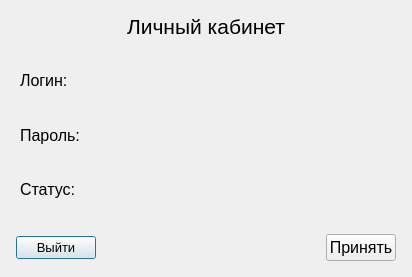
<?xml version="1.0" encoding="UTF-8"?>
<ui version="4.0">
 <class>InfoUser</class>
 <widget class="QDialog" name="InfoUser">
  <property name="geometry">
   <rect>
    <x>0</x>
    <y>0</y>
    <width>412</width>
    <height>277</height>
   </rect>
  </property>
  <property name="windowTitle">
   <string>Dialog</string>
  </property>
  <layout class="QGridLayout" name="gridLayout_4">
   <item row="5" column="0">
    <layout class="QGridLayout" name="gridLayout_5">
     <property name="leftMargin">
      <number>9</number>
     </property>
     <property name="topMargin">
      <number>9</number>
     </property>
     <property name="rightMargin">
      <number>9</number>
     </property>
     <property name="bottomMargin">
      <number>9</number>
     </property>
     <item row="0" column="1">
      <widget class="QLabel" name="Llogin">
       <property name="minimumSize">
        <size>
         <width>150</width>
         <height>0</height>
        </size>
       </property>
       <property name="maximumSize">
        <size>
         <width>150</width>
         <height>16777215</height>
        </size>
       </property>
       <property name="font">
        <font>
         <pointsize>12</pointsize>
        </font>
       </property>
       <property name="text">
        <string/>
       </property>
      </widget>
     </item>
     <item row="6" column="0">
      <widget class="QLabel" name="label_4">
       <property name="font">
        <font>
         <pointsize>12</pointsize>
        </font>
       </property>
       <property name="text">
        <string>Статус:</string>
       </property>
      </widget>
     </item>
     <item row="4" column="0">
      <widget class="QLabel" name="label_3">
       <property name="font">
        <font>
         <pointsize>12</pointsize>
        </font>
       </property>
       <property name="text">
        <string>Пароль:</string>
       </property>
      </widget>
     </item>
     <item row="4" column="1">
      <widget class="QLabel" name="LPassword">
       <property name="minimumSize">
        <size>
         <width>150</width>
         <height>0</height>
        </size>
       </property>
       <property name="maximumSize">
        <size>
         <width>150</width>
         <height>16777215</height>
        </size>
       </property>
       <property name="font">
        <font>
         <pointsize>12</pointsize>
        </font>
       </property>
       <property name="midLineWidth">
        <number>0</number>
       </property>
       <property name="text">
        <string/>
       </property>
       <property name="alignment">
        <set>Qt::AlignLeading|Qt::AlignLeft|Qt::AlignVCenter</set>
       </property>
      </widget>
     </item>
     <item row="6" column="1">
      <widget class="QLabel" name="Lstatus">
       <property name="font">
        <font>
         <pointsize>12</pointsize>
        </font>
       </property>
       <property name="text">
        <string/>
       </property>
      </widget>
     </item>
     <item row="0" column="0">
      <widget class="QLabel" name="label_2">
       <property name="font">
        <font>
         <pointsize>12</pointsize>
        </font>
       </property>
       <property name="text">
        <string>Логин: </string>
       </property>
      </widget>
     </item>
    </layout>
   </item>
   <item row="0" column="0">
    <widget class="QLabel" name="label">
     <property name="minimumSize">
      <size>
       <width>390</width>
       <height>0</height>
      </size>
     </property>
     <property name="maximumSize">
      <size>
       <width>300</width>
       <height>30</height>
      </size>
     </property>
     <property name="font">
      <font>
       <pointsize>16</pointsize>
      </font>
     </property>
     <property name="focusPolicy">
      <enum>Qt::NoFocus</enum>
     </property>
     <property name="layoutDirection">
      <enum>Qt::LeftToRight</enum>
     </property>
     <property name="autoFillBackground">
      <bool>false</bool>
     </property>
     <property name="text">
      <string>Личный кабинет</string>
     </property>
     <property name="alignment">
      <set>Qt::AlignCenter</set>
     </property>
    </widget>
   </item>
   <item row="9" column="0">
    <layout class="QHBoxLayout" name="horizontalLayout" stretch="0,0,0">
     <property name="spacing">
      <number>5</number>
     </property>
     <property name="sizeConstraint">
      <enum>QLayout::SetMinimumSize</enum>
     </property>
     <property name="leftMargin">
      <number>5</number>
     </property>
     <property name="topMargin">
      <number>5</number>
     </property>
     <property name="rightMargin">
      <number>5</number>
     </property>
     <property name="bottomMargin">
      <number>5</number>
     </property>
     <item>
      <widget class="QPushButton" name="Exit">
       <property name="font">
        <font>
         <pointsize>10</pointsize>
        </font>
       </property>
       <property name="cursor">
        <cursorShape>PointingHandCursor</cursorShape>
       </property>
       <property name="text">
        <string>Выйти</string>
       </property>
      </widget>
     </item>
     <item>
      <spacer name="horizontalSpacer">
       <property name="orientation">
        <enum>Qt::Horizontal</enum>
       </property>
       <property name="sizeHint" stdset="0">
        <size>
         <width>40</width>
         <height>20</height>
        </size>
       </property>
      </spacer>
     </item>
     <item>
      <widget class="QPushButton" name="accept">
       <property name="maximumSize">
        <size>
         <width>70</width>
         <height>16777215</height>
        </size>
       </property>
       <property name="font">
        <font>
         <pointsize>12</pointsize>
        </font>
       </property>
       <property name="cursor">
        <cursorShape>PointingHandCursor</cursorShape>
       </property>
       <property name="text">
        <string>Принять</string>
       </property>
      </widget>
     </item>
    </layout>
   </item>
  </layout>
 </widget>
 <resources/>
 <connections>
  <connection>
   <sender>accept</sender>
   <signal>clicked()</signal>
   <receiver>InfoUser</receiver>
   <slot>close()</slot>
   <hints>
    <hint type="sourcelabel">
     <x>350</x>
     <y>272</y>
    </hint>
    <hint type="destinationlabel">
     <x>199</x>
     <y>149</y>
    </hint>
   </hints>
  </connection>
  <connection>
   <sender>Exit</sender>
   <signal>clicked()</signal>
   <receiver>InfoUser</receiver>
   <slot>accept()</slot>
   <hints>
    <hint type="sourcelabel">
     <x>72</x>
     <y>248</y>
    </hint>
    <hint type="destinationlabel">
     <x>203</x>
     <y>138</y>
    </hint>
   </hints>
  </connection>
 </connections>
</ui>
